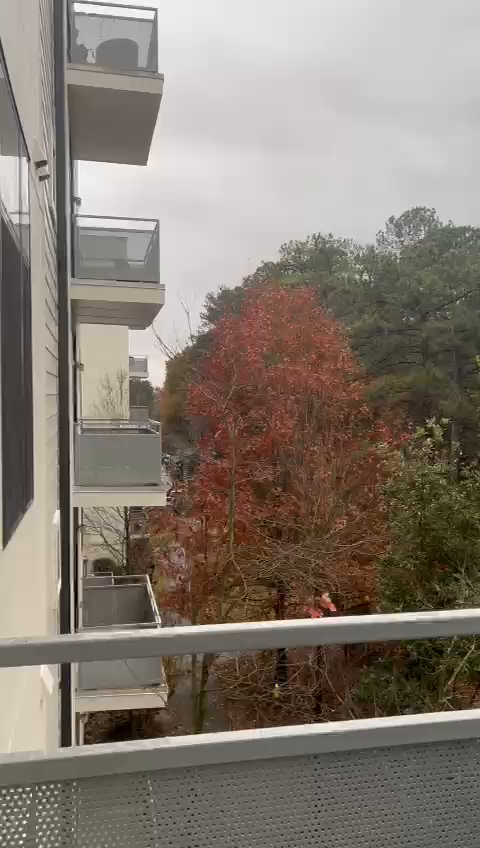
#> input picture frame 60 of aat2/question1/video1.mp4, 480 x 848 px, given in place of outpy.avi, which was not available
$ jupyter execute opticalFlow.ipynb
#> lines starting #> are read from the running program, lines starting #| are printed output that depends on the picture; pictures that were not available may be replaced by others from this repository, and a replacement may not be noted
[cell 1]
import cv2
import glob
import numpy as np
import matplotlib.pyplot as plt
from scipy.signal import fftconvolve,convolve2d
import math
from PIL import Image
import numpy as np
import copy
from collections import deque

[cell 2]
def opticalFlow(referenceFrameSec):
#> called with referenceFrameSec = 1
    cap = cv2.VideoCapture(r"E:\u\sem1\cv\aat3\outpy.avi")
    ret, first_frame = cap.read()
#> first_frame is the input picture: shape (848, 480, 3); mean B, G, R 112.9, 123.2, 133.5
    prev_gray = cv2.cvtColor(first_frame, cv2.COLOR_BGR2GRAY)
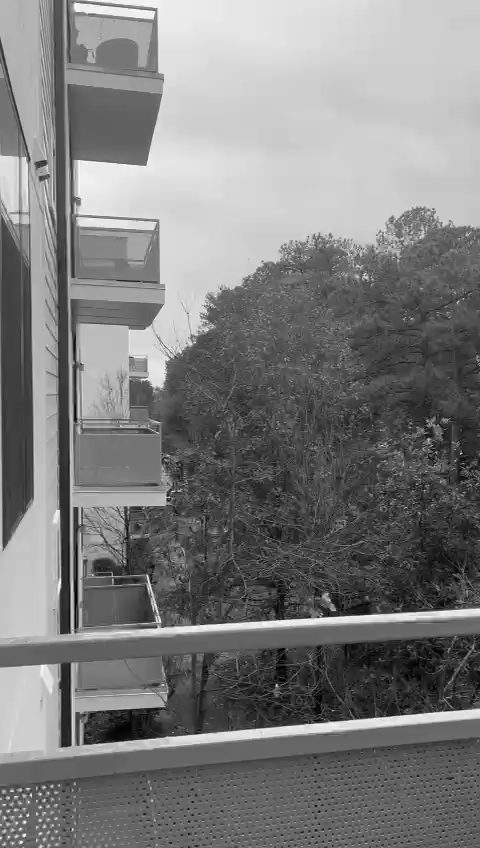
#> prev_gray: shape (848, 480); min 0, max 255, mean 125.1
    mask = np.zeros_like(first_frame)
    mask[..., 1] = 255
    i=1
    while(cap.isOpened()):
        ret, frame = cap.read()
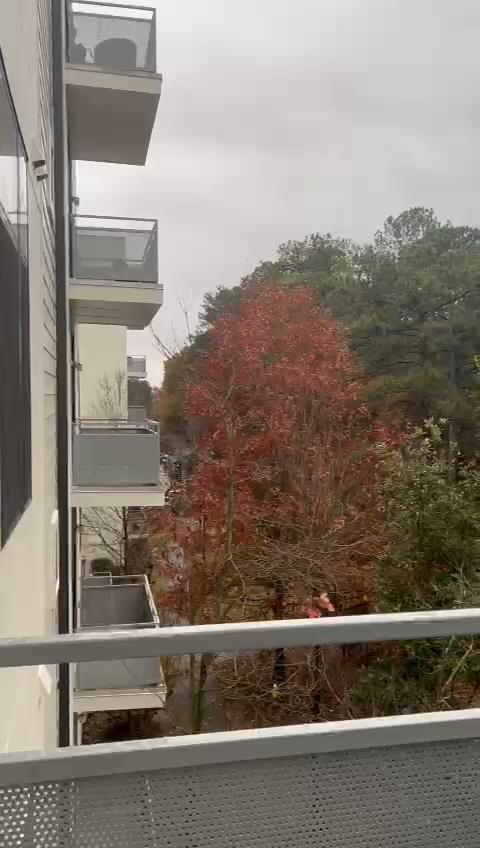
#> input picture frame 61 of aat2/question1/video1.mp4, 480 x 848 px, given in place of outpy.avi, which was not available
#> frame is the input picture: shape (848, 480, 3); mean B, G, R 113, 123.3, 133.5
        cv2.imshow("Input Window", frame)
        gray = cv2.cvtColor(frame, cv2.COLOR_BGR2GRAY)
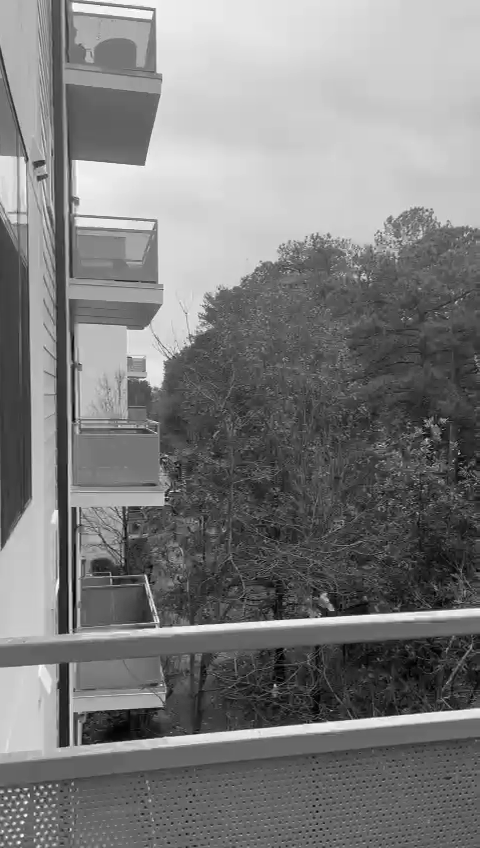
#> gray: shape (848, 480); min 0, max 255, mean 125.1
        flow = cv2.calcOpticalFlowFarneback(prev_gray, gray,None,0.5, 3, 15, 3, 5, 1.2, 0)
        magnitude, angle = cv2.cartToPolar(flow[..., 0], flow[..., 1])
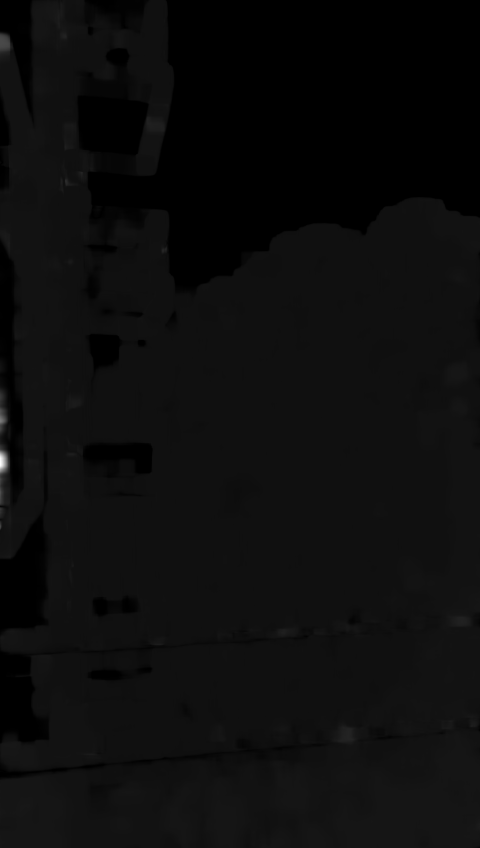
#> magnitude: shape (848, 480) float32; min 0, max 27.21, mean 1.4; drawn with min black and max white
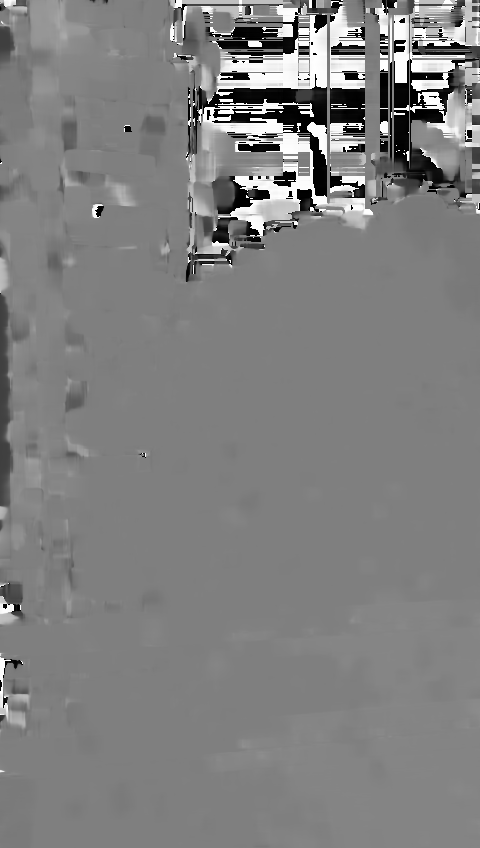
#> angle: shape (848, 480) float32; min 2.34e-12, max 6.28, mean 3.17; drawn with min black and max white
        mask[..., 0] = angle * 180 / np.pi / 2
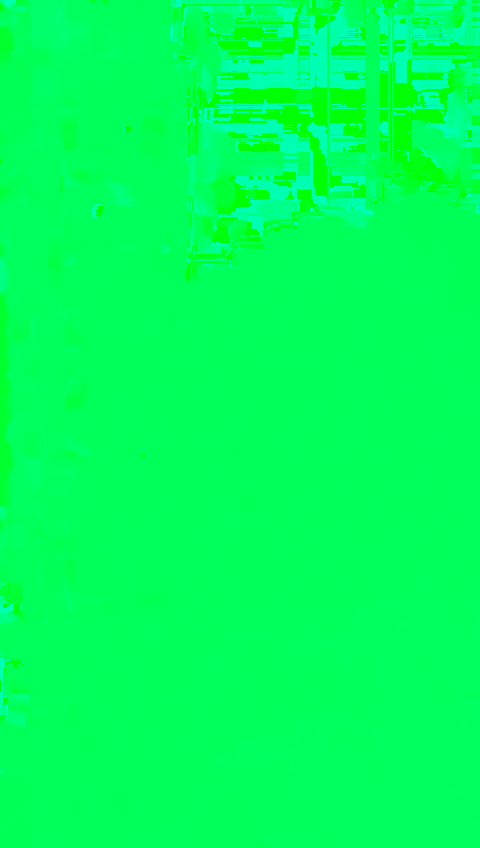
#> mask: shape (848, 480, 3); mean of channels 0, 1, 2 90.3, 255, 0; drawn as B, G, R
        mask[..., 2] = cv2.normalize(magnitude, None, 0, 255, cv2.NORM_MINMAX)
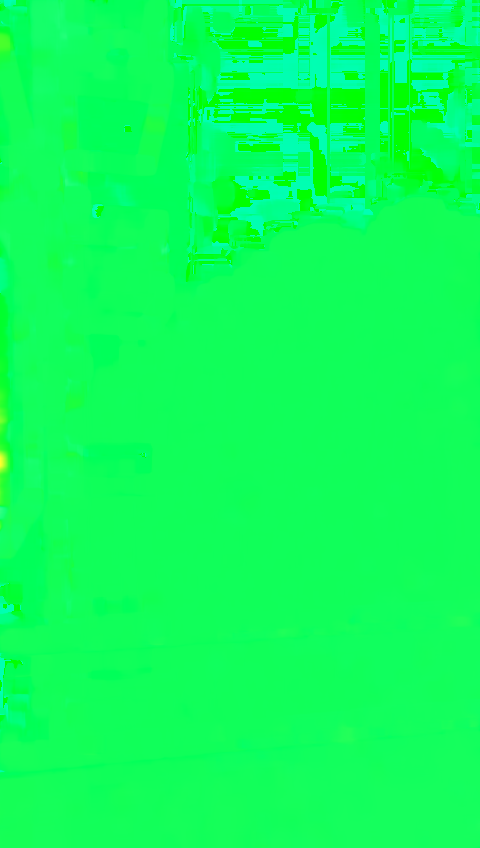
#> mask: shape (848, 480, 3); mean of channels 0, 1, 2 90.3, 255, 12.7; drawn as B, G, R
        rgb = cv2.cvtColor(mask, cv2.COLOR_HSV2BGR)
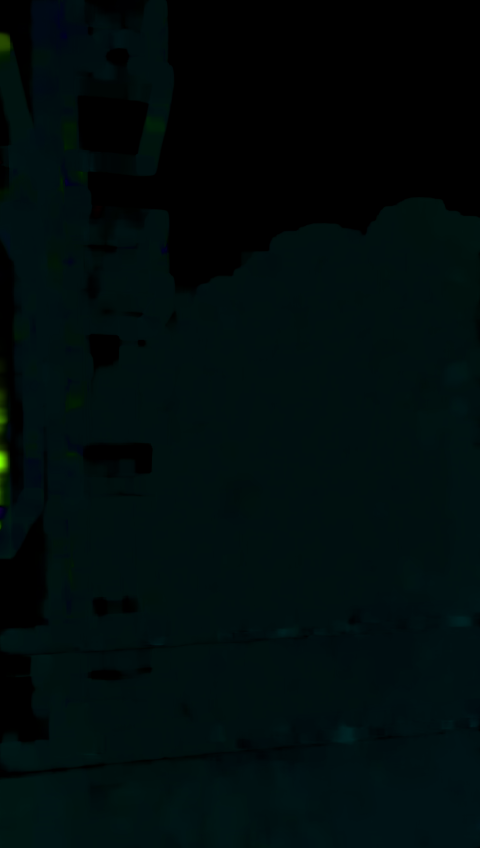
#> rgb: shape (848, 480, 3); mean B, G, R 12, 11.9, 0.1
        cv2.imshow("dense optical flow", rgb)
        if (referenceFrameSec == 1):
            prev_gray = gray
        elif (referenceFrameSec != 1):
            if i%referenceFrameSec == 0:
                prev_gray = gray
        if(i%30 ==0 ):
            plt.axis('off')
            plt.imshow(rgb,cmap='gray', vmin=0, vmax=255)
            plt.show()
        i=i+1

        if cv2.waitKey(1) & 0xFF == ord('q'):
#> (key q is pressed here)
            break
    cap.release()
    cv2.destroyAllWindows()

[cell 3]
opticalFlow(1)

[cell 4]
opticalFlow(11)
#> (key Esc is pressed here)

[cell 5]
opticalFlow(31)

$ run again, starting later in the video
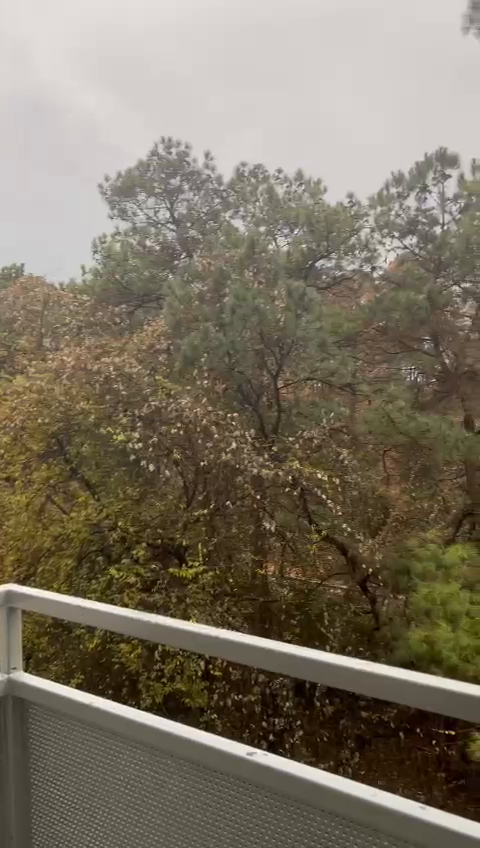
#> input picture frame 274 of aat2/question1/video1.mp4, 480 x 848 px, given in place of outpy.avi, which was not available
#> in opticalFlow, first_frame is the input picture: shape (848, 480, 3); mean B, G, R 98.9, 115, 123.9
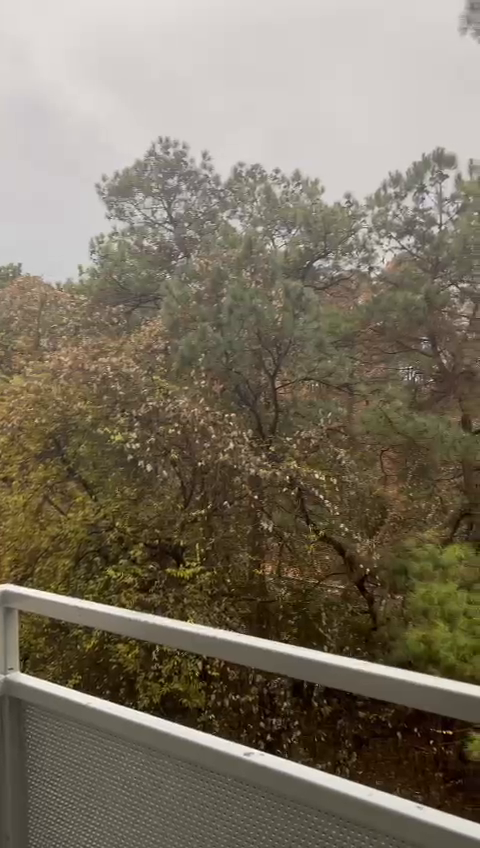
#> input picture frame 275 of aat2/question1/video1.mp4, 480 x 848 px, given in place of outpy.avi, which was not available
#> in opticalFlow, frame is the input picture: shape (848, 480, 3); mean B, G, R 98.9, 115, 123.8
#> in opticalFlow, `rgb = cv2.cvtColor(mask, cv2.COLOR_HSV2BGR)`:
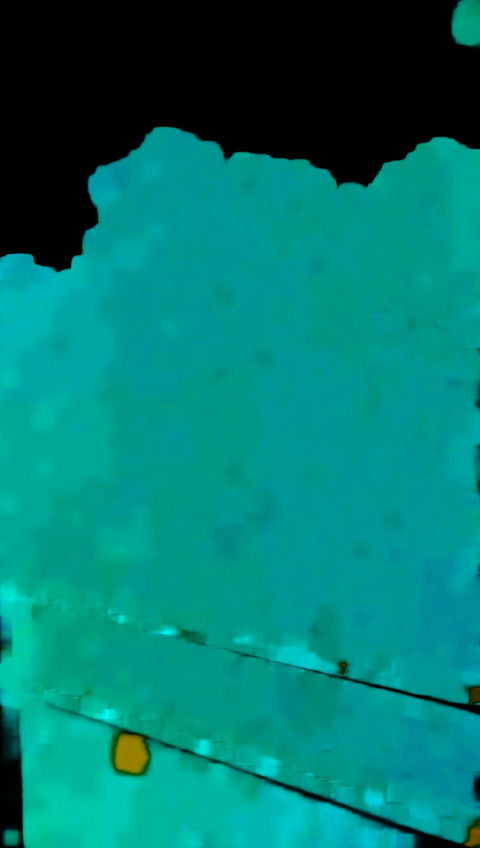
#> rgb: shape (848, 480, 3); mean B, G, R 113.7, 122.8, 0.4

$ run again, starting later in the video
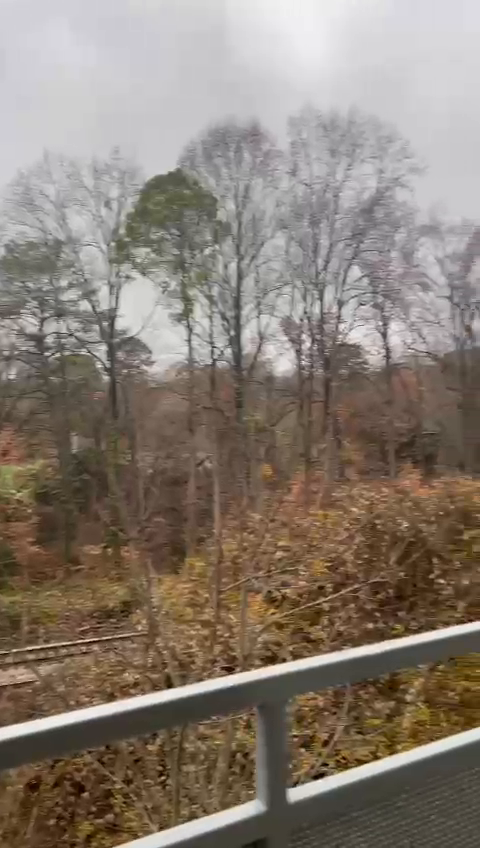
#> input picture frame 487 of aat2/question1/video1.mp4, 480 x 848 px, given in place of outpy.avi, which was not available
#> in opticalFlow, first_frame is the input picture: shape (848, 480, 3); mean B, G, R 113.9, 124.9, 136.2
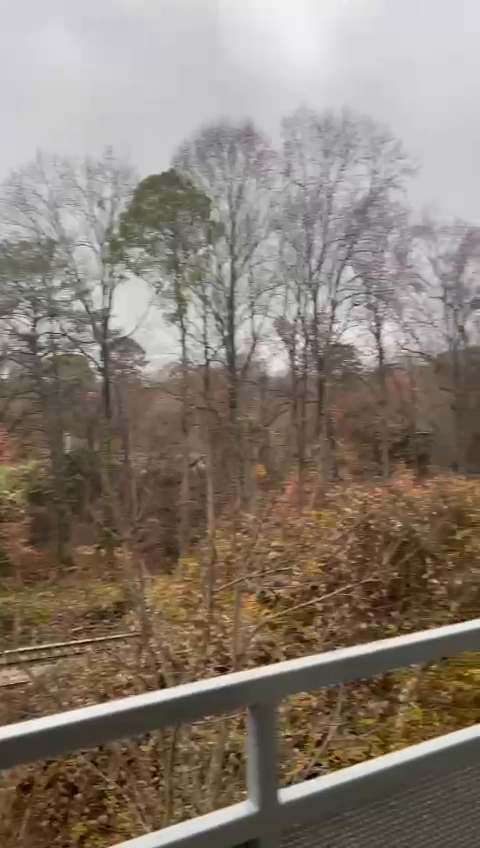
#> input picture frame 488 of aat2/question1/video1.mp4, 480 x 848 px, given in place of outpy.avi, which was not available
#> in opticalFlow, frame is the input picture: shape (848, 480, 3); mean B, G, R 114, 125.1, 136.3
#> in opticalFlow, `rgb = cv2.cvtColor(mask, cv2.COLOR_HSV2BGR)`:
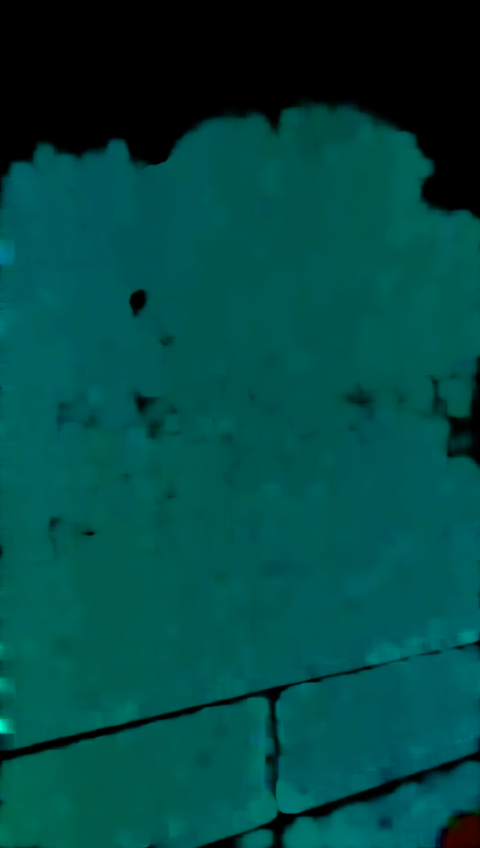
#> rgb: shape (848, 480, 3); mean B, G, R 68.3, 72.5, 0.1
